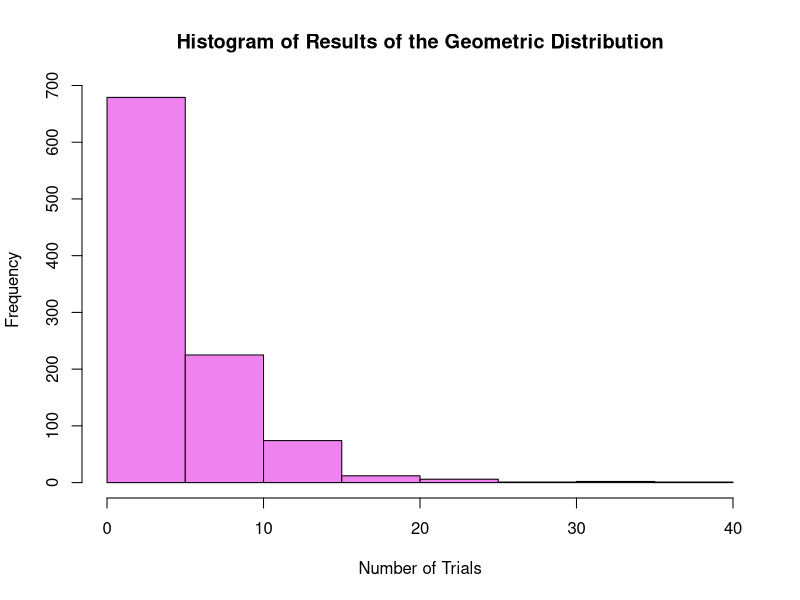

This figure's R source:
## ---- chunk 1
p <- 0.2
## ---- chunk 2
x <- rgeom(1000, prob = p) + 1
## ---- chunk 3
mean_x <- mean(x)
var_x <- var(x)
sd_x <- sd(x)
## ---- chunk 4
cat("Number of trials required to achieve first success:" ,x[1], "\n")
cat("Mean (in 2 decimal places):", round(mean_x, 2), "\n")
cat("Variance (in 2 decimal places):", round(var_x, 2), "\n")
cat("Standard deviation (in 2 decimal places):", round(sd_x, 2), "\n")
## ---- chunk 5
hist(x, breaks = 10, col = "violet", main = "Histogram of Results of the Geometric Distribution",
     xlab = "Number of Trials", ylab = "Frequency", border = "black")
